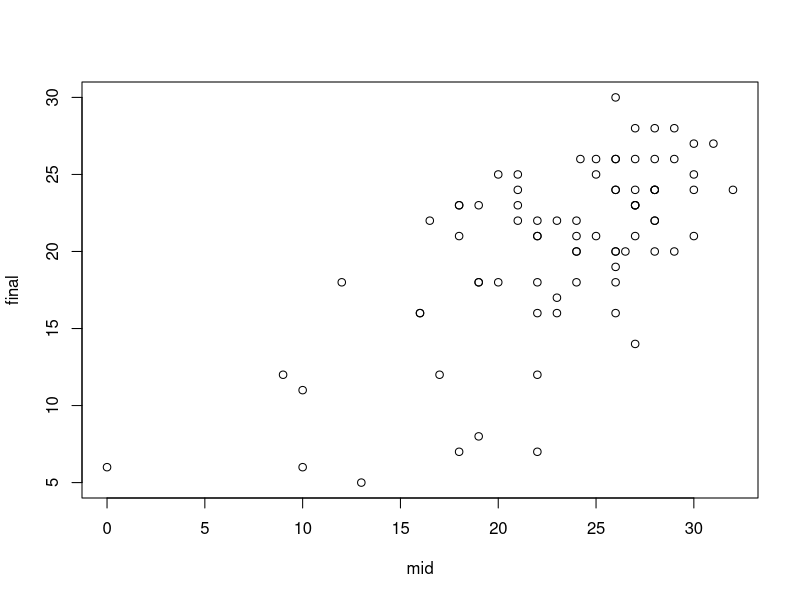

This chart was generated by the following R code:
# Title     : TODO
# Objective : TODO
# Created by: coeat
# Created on: 2021/04/10

exam <- read.table('./3ch/exam scores_2012.txt', header = T)
str(exam) #str -> struct의 약자로 해당 객체를 자세히 보여준다
attach(exam) #해당 데이터프레임 컬럼들을 변수로 접근할 수 있게 해준다.
windows(height = 5.5, width = 5)
plot(mid, final)